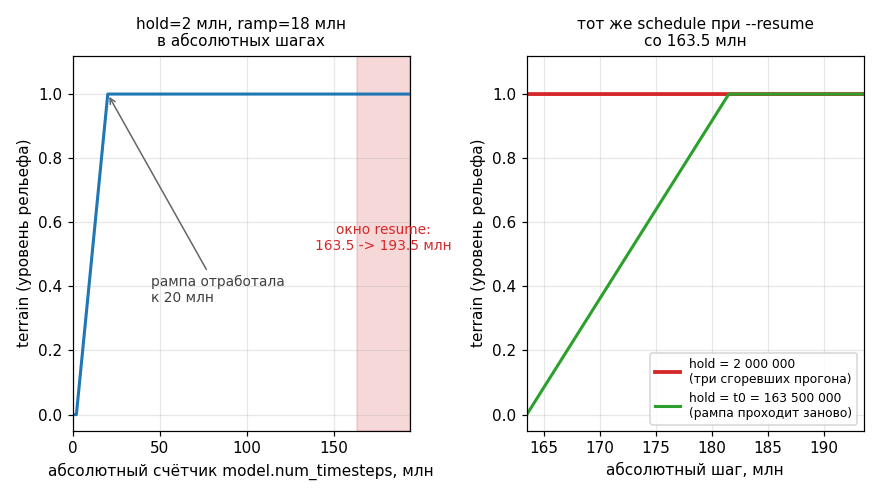

Write Python code to recreate this figure.
# -*- coding: utf-8 -*-
"""Грабля §A11: hold задаётся в АБСОЛЮТНЫХ шагах, и при --resume рампа уже отработала.

Числа — из самопроверки `python -m rl_toolkit.curriculum` (разделы 1, 4, 5) и из
цитаты донорского проекта: рампа рельефа linear(hold=2 000 000, ramp=18 000 000,
0 -> 1), продолжение обучения с абсолютного шага 163 500 000 на 30 000 000 шагов;
lvl = min(1, 161.5M/18M) = 1.0 с первого же шага.
Лечение — подставить старт в hold (t0 = model.num_timesteps), как в
track_a_car/train.py:183-184, 232-236.
Формула значения рампы — rl_toolkit/curriculum.py:148-150.

Пересборка:  python curriculum_resume_trap.py
"""
import numpy as np
import matplotlib
matplotlib.use("Agg")
import matplotlib.pyplot as plt

OUT = "curriculum_resume_trap.png"


def ramp(t, hold, length, lo, hi):
    """rl_toolkit/curriculum.py:148-150."""
    x = np.clip((t - hold) / float(length), 0.0, 1.0)
    return lo + (hi - lo) * x


HOLD = 2_000_000
RAMP = 18_000_000
T0 = 163_500_000
RUN = 30_000_000
m = 1e6

fig, (ax1, ax2) = plt.subplots(1, 2, figsize=(8, 4.5))

# --- слева: всё расписание в абсолютных шагах -------------------------------
t = np.linspace(0, T0 + RUN, 4001)
ax1.plot(t / m, ramp(t, HOLD, RAMP, 0.0, 1.0), lw=2)
ax1.axvspan(T0 / m, (T0 + RUN) / m, color="tab:red", alpha=0.18)
ax1.annotate("окно resume:\n163.5 -> 193.5 млн", xy=((T0 + RUN / 2) / m, 0.55),
             ha="center", va="center", fontsize=9, color="tab:red")
ax1.annotate("рампа отработала\nк 20 млн", xy=(20, 1.0), xytext=(45, 0.35),
             fontsize=9, color="0.25",
             arrowprops=dict(arrowstyle="->", color="0.4"))
ax1.set_xlabel("абсолютный счётчик model.num_timesteps, млн")
ax1.set_ylabel("terrain (уровень рельефа)")
ax1.set_title("hold=2 млн, ramp=18 млн\nв абсолютных шагах", fontsize=10)
ax1.set_xlim(0, (T0 + RUN) / m)
ax1.set_ylim(-0.05, 1.12)
ax1.grid(alpha=0.3)

# --- справа: что видит продолженный прогон ----------------------------------
t2 = np.linspace(T0, T0 + RUN, 2001)
ax2.plot(t2 / m, ramp(t2, HOLD, RAMP, 0.0, 1.0), lw=2.5, color="tab:red",
         label="hold = 2 000 000\n(три сгоревших прогона)")
ax2.plot(t2 / m, ramp(t2, T0, RAMP, 0.0, 1.0), lw=2, color="tab:green",
         label="hold = t0 = 163 500 000\n(рампа проходит заново)")
ax2.set_xlabel("абсолютный шаг, млн")
ax2.set_ylabel("terrain (уровень рельефа)")
ax2.set_title("тот же schedule при --resume\nсо 163.5 млн", fontsize=10)
ax2.set_xlim(T0 / m, (T0 + RUN) / m)
ax2.set_ylim(-0.05, 1.12)
ax2.grid(alpha=0.3)
ax2.legend(loc="lower right", fontsize=8)

fig.tight_layout()
fig.savefig(OUT, dpi=110)
print("saved", OUT)
